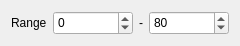
  <widget class="QWidget" name="gridLayoutWidget_2">
   <property name="geometry">
    <rect>
     <x>260</x>
     <y>510</y>
     <width>231</width>
     <height>31</height>
    </rect>
   </property>
   <layout class="QGridLayout" name="gridLayout_2">
    <item column="1" row="0">
     <widget class="QSpinBox" name="spinBox_image_min">
      <property name="minimumSize">
       <size>
        <width>80</width>
        <height>24</height>
       </size>
      </property>
      <property name="maximumSize">
       <size>
        <width>80</width>
        <height>24</height>
       </size>
      </property>
      <property name="minimum">
       <number>-256</number>
      </property>
      <property name="maximum">
       <number>256</number>
      </property>
     </widget>
    </item>
    <item column="2" row="0">
     <widget class="QLabel" name="label_3">
      <property name="maximumSize">
       <size>
        <width>5</width>
        <height>16777215</height>
       </size>
      </property>
      <property name="text">
       <string>-</string>
      </property>
     </widget>
    </item>
    <item column="0" row="0">
     <widget class="QLabel" name="label_2">
      <property name="text">
       <string>Range</string>
      </property>
     </widget>
    </item>
    <item column="3" row="0">
     <widget class="QSpinBox" name="spinBox_image_max">
      <property name="minimumSize">
       <size>
        <width>80</width>
        <height>24</height>
       </size>
      </property>
      <property name="maximumSize">
       <size>
        <width>80</width>
        <height>24</height>
       </size>
      </property>
      <property name="minimum">
       <number>-20</number>
      </property>
      <property name="maximum">
       <number>256</number>
      </property>
      <property name="value">
       <number>80</number>
      </property>
     </widget>
    </item>
   </layout>
  </widget>
